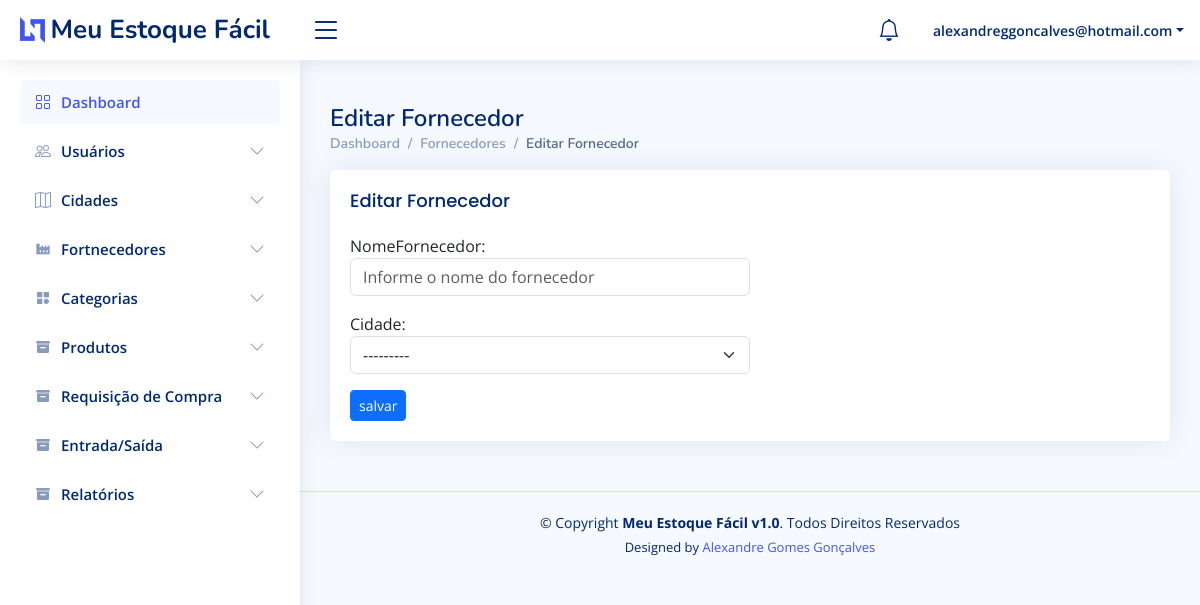
The page /fornecedor/editarFornecedor/29 (signed in) on the database as committed earlier.
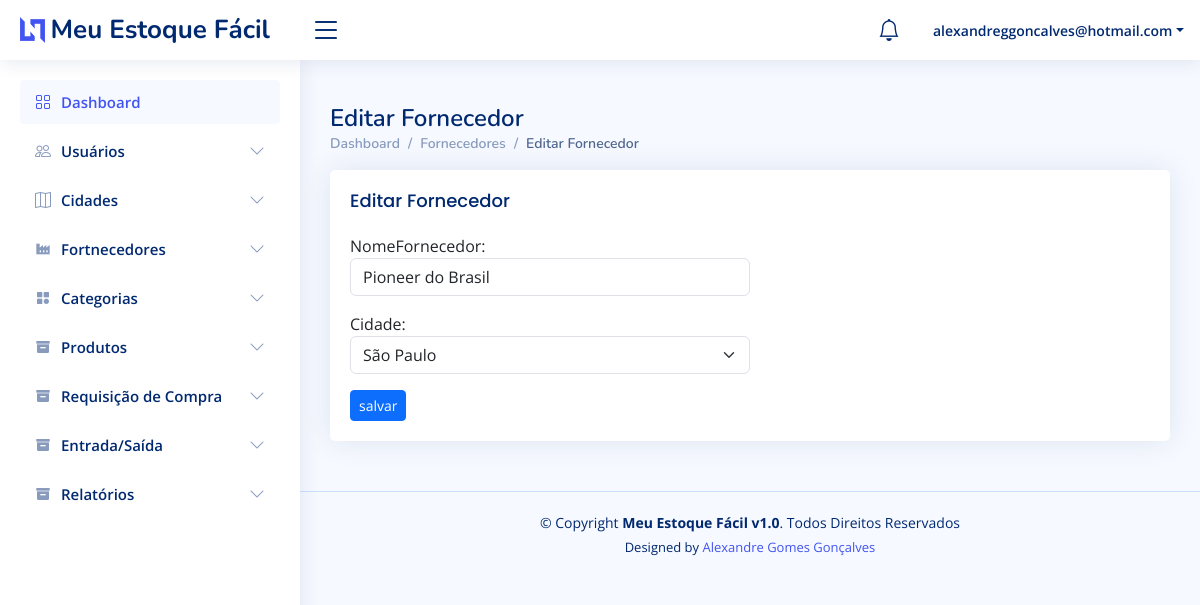
The same page on the database as committed later.
### cidade/models.py (models this page shows, shortened)
class Cidade(models.Model):
    idCidade        = models.AutoField(primary_key=True)
    nomeCidade      = models.CharField(max_length=255)
    estado          = models.CharField(max_length=2)
    created_at      = models.DateTimeField(auto_now_add=True)
    updated_at      = models.DateTimeField(auto_now=True)
    class Meta:
        ordering = ['-nomeCidade']
    def __str__(self):
        return self.nomeCidade

### fornecedor/models.py (models this page shows, shortened)
class Fornecedor(models.Model):
    idFornecedor    = models.AutoField(primary_key=True)
    nomeFornecedor  = models.CharField(max_length=255)
    idCidade        = models.ForeignKey(Cidade, blank=True, null=True, on_delete=models.CASCADE)
    created_at      = models.DateTimeField(auto_now_add=True)
    updated_at      = models.DateTimeField(auto_now=True)
    class Meta:
        ordering = ['-nomeFornecedor']

### fornecedor/views.py (the view)
# urls.py: path('editarFornecedor/<int:id>', views.editarFornecedor, name='editarFornecedor'),
@login_required(login_url='/sistema/login/')
def editarFornecedor(request, id):
    if request.method == 'POST':
         Forn = Fornecedor.objects.filter(idFornecedor=id).first()
         form = FornecedorForm(request.POST, instance=Forn)
         if form.is_valid():
             form.save()
             return redirect('listarFornecedores')
    elif request.method == 'GET':
        Forn = Fornecedor.objects.filter(idFornecedor=id).first()
        form = FornecedorForm(instance=Forn)
        return render(request, 'editarFornecedor.html', { 'form': form })

### fornecedor/forms.py
class FornecedorForm(forms.ModelForm):
    class Meta:
        model = Fornecedor
        fields = ['nomeFornecedor', 'idCidade']
        widgets = {
            'nomeFornecedor': forms.TextInput(attrs = {'class': 'form-control', 'placeholder': 'Informe o nome do fornecedor'}),
            'idCidade': forms.Select(attrs = {'class': 'form-select', 'placeholder': 'Selecione uma cidade'}),
        }
        labels = {
            'idCidade': 'Cidade'
        }

### fornecedor/templates/editarFornecedor.html (shortened to what this page needs)
{% extends 'base.html' %}
{% load static %}
{% block navbar %}
    {% include 'sidebar.html' %}
{% endblock %}
{% block content %}
    {% block header %}
        {% include 'header.html' %}
    {% endblock %}
    <main id="main" class="main">
        <div class="pagetitle">
          <h1>Editar Fornecedor</h1>
          <nav>
            <ol class="breadcrumb">
              <li class="breadcrumb-item"><a href="/dashboard/">Dashboard</a></li>
              <li class="breadcrumb-item">Fornecedores</li>
              <li class="breadcrumb-item active">Editar Fornecedor</li>
            </ol>
          </nav>
        </div>
        <section class="section">
          <div class="row">
              <div class="col-lg-12">
                  <div class="card">
                      <div class="card-body">
                          <h5 class="card-title">Editar Fornecedor</h5>
                          <div class="col-lg-6">
                            <form action="" method="post">
                              {{ form.as_p}}
                              <input type="submit" name="sarlvar" value="salvar" class="btn btn-primary btn-sm">
                            </form>
                          </div>
                      </div>
                  </div>
              </div>
          </div>
      </section>
      </main>
{% endblock %}

Rows that differ between the two databases and show on the page:
added Fornecedor: nomeFornecedor "Pioneer do Brasil"
computed for Cidade: idCidade "---------" → "São Paulo"
